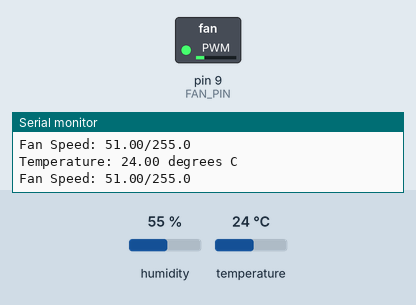
Recording of a sketch running on a simulated Arduino Leonardo, built with avr-gcc and run on an emulated ATmega32U4. Shown: switched loads named in the sketch (green lamp = pin HIGH), the last lines printed to the serial monitor. Inputs (shaded band) come from the test bench; at power-on: temperature 24 °C, humidity 55 %.

Above: at 1.2 s.
1.3 s: temperature set to 12 °C
At 2.0 s:
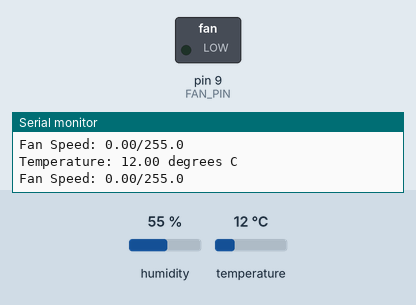
2.9 s: temperature set to 22.6 °C
4.4 s: temperature set to 23.6 °C
At 5.1 s:
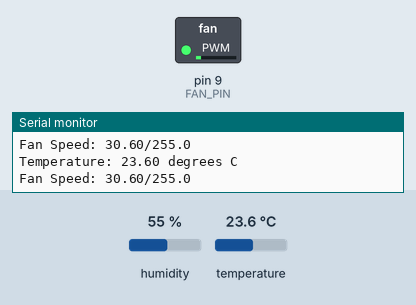
5.9 s: temperature set to 28 °C
At 7.2 s:
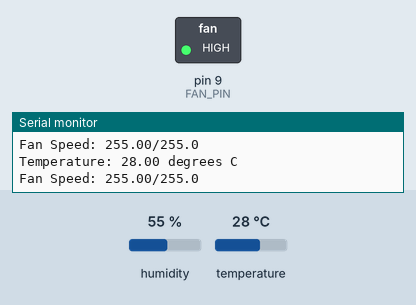
7.5 s: temperature set to 19 °C
At 8.5 s:
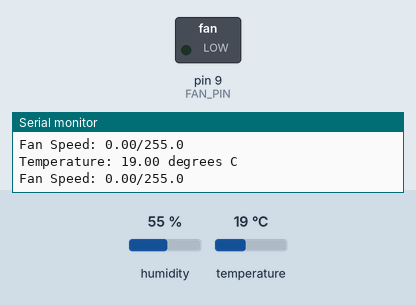
9.2 s: temperature set to 33 °C
At 10.8 s:
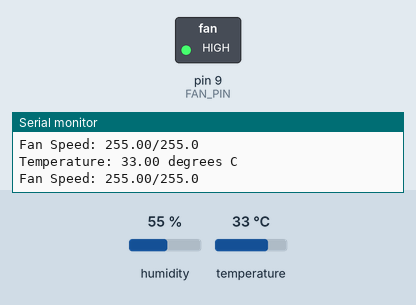
Timing chart, 0 to 11.8 s (numbered marks = the images above; inputs shaded):
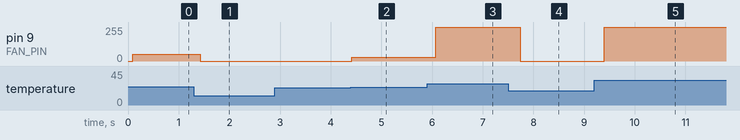

Measured:
- after the input at 1.3 s, pin 9 (FAN_PIN): 51/255 → 0/255 after 0.12 s
- after the input at 4.4 s, pin 9 (FAN_PIN): 0/255 → 30/255 at once
- after the input at 5.9 s, pin 9 (FAN_PIN): 30/255 → 255/255 after 0.18 s
- after the input at 7.5 s, pin 9 (FAN_PIN): 255/255 → 0/255 after 0.24 s
- after the input at 9.2 s, pin 9 (FAN_PIN): 0/255 → 255/255 after 0.20 s

The sketch:

TemperatureFanControl.ino
```cpp
// Connect the PWM pin of the fan to this Arduino pin
#define FAN_PIN 9

// Set the minimum and maximum temperature range for the fan speed (Degrees Celcius)
#define MIN_TEMP 23
#define MAX_TEMP 28

// Set the minimum and maximum fan speed for the given temp range (0-255)
#define FAN_SLOW 0
#define FAN_FAST 255

// Connect the SHT4x to the SCL and SDA pins
#include "Adafruit_SHT4x.h"
Adafruit_SHT4x sht4 = Adafruit_SHT4x();

void setup() {
  Serial.begin(115200);

  // pause Zero, Leonardo, etc until serial console opens
  while (!Serial)
    delay(10);

  pinMode(FAN_PIN, OUTPUT);

  if (! sht4.begin()) {
    Serial.println("Couldn't find SHT4x");
    while (1) delay(1);
  }

  sht4.setPrecision(SHT4X_HIGH_PRECISION);
  sht4.setHeater(SHT4X_NO_HEATER);
}


float mapfloat(float x, float in_min, float in_max, float out_min, float out_max) {
  return (x - in_min) * (out_max - out_min) / (in_max - in_min) + out_min;
}


void loop() {
  sensors_event_t humidity, temp;
  sht4.getEvent(&humidity, &temp);
  Serial.print("Temperature: "); Serial.print(temp.temperature); Serial.println(" degrees C");

  // Calculate the correct fan speed given the inputs. If the temperature is out of range, clamp the output to 0-255 range.
  double fan_speed = constrain(mapfloat(temp.temperature, MIN_TEMP, MAX_TEMP, FAN_SLOW, FAN_FAST), FAN_SLOW, FAN_FAST);

  Serial.print("Fan Speed: "); Serial.print(fan_speed); Serial.println("/255.0");
  analogWrite(FAN_PIN, fan_speed);

  delay(250);
}
```
